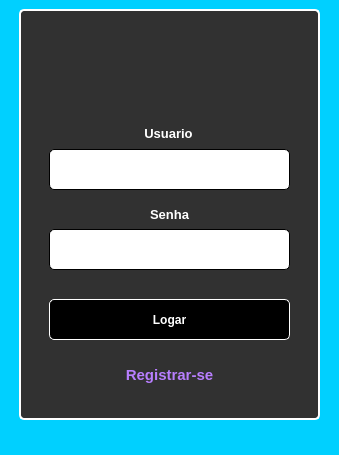
<?xml version="1.0" encoding="UTF-8"?>
<ui version="4.0">
 <class>painel</class>
 <widget class="QMainWindow" name="painel">
  <property name="geometry">
   <rect>
    <x>0</x>
    <y>0</y>
    <width>339</width>
    <height>455</height>
   </rect>
  </property>
  <property name="windowTitle">
   <string>MainWindow</string>
  </property>
  <property name="styleSheet">
   <string notr="true">background-color: rgb(0, 208, 255)
</string>
  </property>
  <widget class="QWidget" name="centralwidget">
   <widget class="QFrame" name="pato">
    <property name="geometry">
     <rect>
      <x>19</x>
      <y>9</y>
      <width>301</width>
      <height>411</height>
     </rect>
    </property>
    <property name="styleSheet">
     <string notr="true">#pato {
	border-style: solid;
	border-color: white;
	border-width: 2px;
	border-radius: 5px;
	background-color: rgb(49, 49, 49);
	color: white;
}

</string>
    </property>
    <property name="frameShape">
     <enum>QFrame::StyledPanel</enum>
    </property>
    <property name="frameShadow">
     <enum>QFrame::Raised</enum>
    </property>
    <widget class="QPushButton" name="logar_command">
     <property name="geometry">
      <rect>
       <x>30</x>
       <y>290</y>
       <width>241</width>
       <height>41</height>
      </rect>
     </property>
     <property name="font">
      <font>
       <pointsize>9</pointsize>
       <weight>75</weight>
       <bold>true</bold>
      </font>
     </property>
     <property name="styleSheet">
      <string notr="true">#logar_command {
	border-radius: 5px;	
	background-color: rgb(0, 0, 0);
	border-style: outset;
	border-width: 1px;
	border-color: white;
	color: white
}


#logar_command:hover {
	background-color: white;
	color: black;
	
}</string>
     </property>
     <property name="text">
      <string>Logar</string>
     </property>
    </widget>
    <widget class="QLineEdit" name="usuario">
     <property name="geometry">
      <rect>
       <x>30</x>
       <y>140</y>
       <width>241</width>
       <height>41</height>
      </rect>
     </property>
     <property name="styleSheet">
      <string notr="true">#usuario {
	background-color: white;
	border-radius: 5px;
	border: 1px solid;
}</string>
     </property>
    </widget>
    <widget class="QLineEdit" name="senha">
     <property name="geometry">
      <rect>
       <x>30</x>
       <y>220</y>
       <width>241</width>
       <height>41</height>
      </rect>
     </property>
     <property name="styleSheet">
      <string notr="true">#senha {
	background-color: white;
	border-radius: 5px;
	border: 1px solid;
}</string>
     </property>
    </widget>
    <widget class="QPushButton" name="registrar">
     <property name="geometry">
      <rect>
       <x>70</x>
       <y>340</y>
       <width>161</width>
       <height>51</height>
      </rect>
     </property>
     <property name="font">
      <font>
       <pointsize>11</pointsize>
       <weight>75</weight>
       <bold>true</bold>
      </font>
     </property>
     <property name="styleSheet">
      <string notr="true">#registrar {
	border-radius: 5px;	
	background-color: rgb(0, 0, 0,0);
	color: rgb(184, 126, 255);
}


#registrar:hover {
	color: white;
}</string>
     </property>
     <property name="text">
      <string>Registrar-se</string>
     </property>
    </widget>
    <widget class="QLabel" name="label">
     <property name="geometry">
      <rect>
       <x>30</x>
       <y>190</y>
       <width>241</width>
       <height>31</height>
      </rect>
     </property>
     <property name="font">
      <font>
       <pointsize>10</pointsize>
       <weight>75</weight>
       <bold>true</bold>
      </font>
     </property>
     <property name="styleSheet">
      <string notr="true">background-color: rgb(0,0,0,0);
color: white;</string>
     </property>
     <property name="text">
      <string>Senha</string>
     </property>
     <property name="alignment">
      <set>Qt::AlignCenter</set>
     </property>
    </widget>
    <widget class="QLabel" name="label_2">
     <property name="geometry">
      <rect>
       <x>34</x>
       <y>109</y>
       <width>231</width>
       <height>31</height>
      </rect>
     </property>
     <property name="font">
      <font>
       <pointsize>10</pointsize>
       <weight>75</weight>
       <bold>true</bold>
      </font>
     </property>
     <property name="styleSheet">
      <string notr="true">background-color: rgb(0,0,0,0);
color: white;</string>
     </property>
     <property name="text">
      <string>Usuario</string>
     </property>
     <property name="alignment">
      <set>Qt::AlignCenter</set>
     </property>
    </widget>
    <widget class="QLabel" name="label_3">
     <property name="geometry">
      <rect>
       <x>10</x>
       <y>10</y>
       <width>281</width>
       <height>91</height>
      </rect>
     </property>
     <property name="styleSheet">
      <string notr="true">background-color: rgb(0,0,0,0);</string>
     </property>
     <property name="text">
      <string/>
     </property>
     <property name="pixmap">
      <pixmap>../../Resize/Novo nome.png</pixmap>
     </property>
    </widget>
   </widget>
  </widget>
  <widget class="QStatusBar" name="statusbar"/>
 </widget>
 <resources>
  <include location="pfvr me mata.qrc"/>
 </resources>
 <connections/>
</ui>
